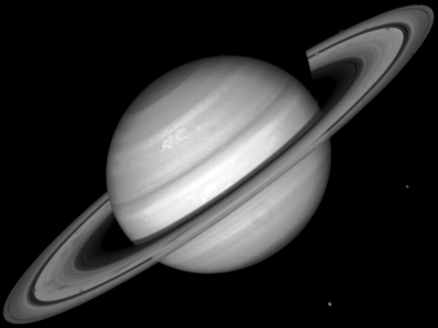
//> input picture IP/untitled folder/OpenCVApplication-VS2017_OCV340_basic/cmake-build-debug/Images/saturn.bmp, 438 x 328 px
$ ./OpenCVApplication   (built with g++ and OpenCV 4)
//> lines starting //> are read from the running program, lines starting //| are printed output that depends on the picture
// OpenCVApplication.cpp : Defines the entry point for the console application.
//

#include <opencv2/opencv.hpp>
#include <opencv2/core/core.hpp>
#include <opencv2/imgproc/imgproc.hpp>

using namespace cv;

void showHistogram(const std::string &name, const int *hist, const int hist_cols, const int hist_height) {
    Mat imgHist(hist_height, hist_cols, CV_8UC3, CV_RGB(255, 255, 255));

    int max_hist = 0;
    for (int i = 0; i < hist_cols; i++)
        if (hist[i] > max_hist)
            max_hist = hist[i];
    double scale = 1.0;
    scale = (double) hist_height / max_hist;
    int baseline = hist_height - 1;
    for (int x = 0; x < hist_cols; x++) {
        Point p1 = Point(x, baseline);
        Point p2 = Point(x, baseline - cvRound(hist[x] * scale));
        line(imgHist, p1, p2, CV_RGB(255, 0, 255)); // histogram bins
    }

    imshow(name, imgHist);
}

int *computeHistogram(Mat_<uchar> &img) {
    int *histogram = new int[256];

    for (int i = 0; i < 256; i++) {
        histogram[i] = 0;
    }

    for (int i = 0; i < img.rows; i++) {
        for (int j = 0; j < img.cols; j++) {
            histogram[img(i, j)] += 1; //used a frequency vector : pixels of same intensity are added
        }
    }
    return histogram;
}

float *computePdf(const int *histogram, Mat_<uchar> img) {
    float *pdf = new float[256];
    auto M = img.cols * img.rows;

    for (int i = 0; i < 256; i++) {
        pdf[i] = 0;
    }

    for (int i = 0; i < 256; i++) {
        pdf[i] = (float) histogram[i] / M;
    }

    return pdf;
}

void floyd_steinberg(Mat_<uchar> original) {
    //computes the quantization error and spreads it to the neighboring pixels,
    //according to the fraction matrix (from lab)
    std::vector<int> histoMaximas = computeLocalMaximas(original);
    int min, pixel, newPixel, error;

    for (int i = 0; i < original.rows; i++) {
        for (int j = 0; j < original.cols; j++) {
            pixel = original(i, j);
            min = 0;
            for (int localMaxima : histoMaximas) {
                if (abs(pixel - min) > abs(pixel - localMaxima)) {
                    min = localMaxima;
                }
            }
            newPixel = min;
            error = pixel - newPixel;

            if (isInside(original, i, j + 1)) {
                original(i, j + 1) = checkBoundaries(original(i, j + 1) + 7 * error / 16);
            }

            if (isInside(original, i + 1, j - 1)) {
                original(i + 1, j - 1) = checkBoundaries(original(i + 1, j - 1) + 3 * error / 16);
            }

            if (isInside(original, i + 1, j)) {
                original(i + 1, j) = checkBoundaries(original(i + 1, j) + 5 * error / 16);
            }

            if (isInside(original, i + 1, j + 1)) {
                original(i + 1, j + 1) = checkBoundaries(original(i + 1, j + 1) + 1 * error / 16);
            }
        }
    }
}

int *computeHistogramForGivenBins(const int *histogram, int m) {
    int *newHisto = new int[200];
    float rescale = 256 / m;
    int newI;

    for (int i = 0; i < 256; i++) {
        newHisto[i] = 0;
    }

    for (int i = 0; i < 256; i++) {
        newI = floor(i / rescale);
        newHisto[newI] += histogram[i];
    }

    return newHisto;
}

std::vector<int> computeLocalMaximas(Mat_<uchar> &original) {
    int *histogram = computeHistogram(original);
    float *pdf = computePdf(histogram, original);

    std::vector<int> histoMaximas;
    int WH = 5;
    float window_width = 2 * WH + 1, TH = 0.0003;

    for (int k = 0 + WH; k < 255 - WH; k++) {
        float averageV = 0;
        bool ok = true;

        for (int j = k - WH; j <= k + WH; j++) {
            //compute the average of normalized histogram values
            averageV += pdf[j];
            //pdf[k] is greater or equal than all PDF values
            if (pdf[k] < pdf[j]) {
                ok = false;
            }
        }

        averageV /= window_width;

        if (pdf[k] > (averageV + TH) && ok) {
            //k corresponds to a histogram maximum
            histoMaximas.push_back(k);//store k in vector
        }
    }
    //insert 0 at the beginning of the maximas list and 255 at the end
    histoMaximas.insert(histoMaximas.begin(), 0);
    histoMaximas.insert(histoMaximas.begin() + histoMaximas.size(), 255);

    return histoMaximas;

}

Mat_<uchar> levelThresholding(Mat_<uchar> &img) {
    std::vector<int> histoMaximas = computeLocalMaximas(img);
    Mat_<uchar> threshholdedImage(img.rows, img.cols);
    int min;

    for (int i = 0; i < img.rows; i++) {
        for (int j = 0; j < img.cols; j++) {
            min = 0;
            for (int localMaxima : histoMaximas) {
                if (abs(img(i, j) - min) > abs(img(i, j) - localMaxima)) {
                    min = localMaxima;//compute nearest histogram maximum to the pixel
                }
            }

            threshholdedImage(i, j) = min; //assign to each pixel the color value of the nearest histogram maximum.
        }
    }

    return threshholdedImage;

}

int checkBoundaries(int val) {
    return max(0, min(255, val));
}

bool isInside(const Mat &img, int i, int j) {
    return i >= 0 && i < img.rows && j >= 0 && j < img.cols;
}

int main() {
    Mat_<uchar> img = imread("Images/saturn.bmp", CV_LOAD_IMAGE_GRAYSCALE);
//> img is the input picture: 328 rows x 438 cols, CV_8UC1; min 0, max 255, mean 50.5
    imshow("Original Image", img);

    int *histogram = computeHistogram(img);
    float *pdf = computePdf(histogram, img);
//    int *newHisto = computeHistogramForGivenBins(histogram, 200);

    showHistogram("Histogram", histogram, 256, 300);
//> the loop in showHistogram, `for (int i = 0; i < hist_cols; i++)` made 256 passes
//> max_hist on pass 1: 86366
//> after the loop in showHistogram, `for (int i = 0; i < hist_cols; i++)`: max_hist = 86366
//> in showHistogram, `scale = (double) hist_height / max_hist;`: scale = 0.00347
//> the loop in showHistogram, `for (int x = 0; x < hist_cols; x++)` made 256 passes
//> p2 on passes 1 to 3: Point(0, -1), Point(1, 298), Point(2, 298)
//> after the loop in showHistogram, `for (int x = 0; x < hist_cols; x++)`:
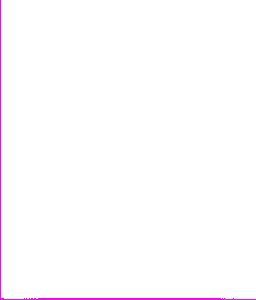
//> imgHist: 300 rows x 256 cols, CV_8UC3; mean B, G, R 255, 252.5, 255
//    showHistogram("Histogram with 200 bins", newHisto, 300, 300);

    auto thresholdedImage = levelThresholding(img);
//> the loop in computeLocalMaximas, `for (int k = 0 + WH; k < 255 - WH; k++)` made 245 passes
//> (averageV, ok) on passes 1 to 3: (0.0555, false), (0.0009, false), (0.00074, false)
//> in levelThresholding, `std::vector<int> histoMaximas = computeLocalMaximas(img);`: histoMaximas = [0, 31, 70, 99, 112, 131, 140, 255]
//> after the loop in levelThresholding, `for (int i = 0; i < img.rows; i++)`:
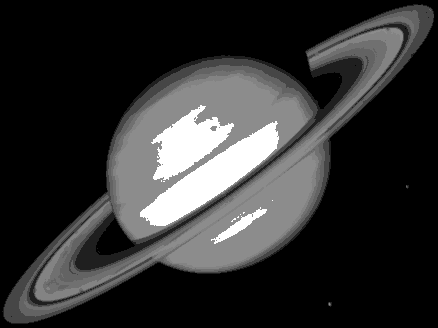
//> threshholdedImage: 328 rows x 438 cols, CV_8UC1; min 0, max 255, mean 49.5
//> after the loop in levelThresholding, `for (int i = 0; i < img.rows; i++)`: min = 0

    imshow("After Thresholding Image", thresholdedImage);

//> (the run ends here: the program needs code that is not available in this run, at `std::vector<int> histoMaximas = computeLocalMaximas(original);`)
